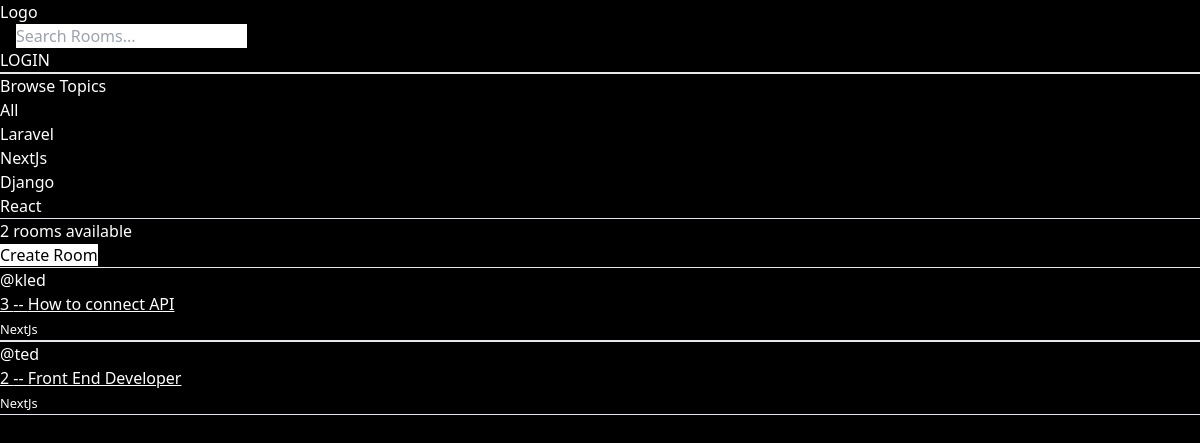
The app's page /?q=NextJs with its own data.
### base/models.py (models this page shows, shortened)
class Topic(models.Model):
    name = models.CharField(max_length=200)
    def __str__(self):
        return self.name

class Room(models.Model):
    host = models.ForeignKey(User, on_delete=models.SET_NULL, null=True)
    topic = models.ForeignKey(Topic, on_delete=models.SET_NULL, null=True)
    name = models.CharField(max_length=200)
    description = models.TextField(null=True, blank=True)
    updated = models.DateTimeField(auto_now=True)
    created = models.DateTimeField(auto_now_add=True)
    class Meta:
        ordering = ['-updated', '-created']

### base/views.py (the view)
# urls.py: path('', views.romr, name='home'),
def romr(request):
    q = request.GET.get('q') if request.GET.get('q') != None else ''
    rooms = Room.objects.filter(Q(topic__name__icontains=q) | Q(name__icontains=q) | Q(description__icontains=q))
    room_count = rooms.count()
    topics = Topic.objects.all()
    context = {'rooms': rooms, 'topics': topics, 'room_count': room_count}
    return render(request, 'base/home.html', context)

### base/templates/base/home.html (shortened to what this page needs)
{% extends 'main.html'%} {% block content %}
<div>
  <hr />
  <h3>Browse Topics</h3>
  <div>
    <div>
      <a href="{% url 'home' %}">All</a>
    </div>
    {% for topic in topics%}
    <div>
      <a href="{% url 'home' %}?q={{topic.name}}">{{topic}}</a>
    </div>
    {% endfor %}
  </div>
  <hr />
</div>
<h5>
  {{room_count}} {% if room_count > 1 %} rooms available {%else %} room
  available {% endif %}
</h5>
<a class="text-black bg-white" href="{% url 'create-room' %}">Create Room</a>
{% if rooms%} {% for room in rooms %}
<div>
  <hr />
  <span>@{{room.host.username}}</span>
  <a href="{% url 'room' room.id %}" class="underline">
    <h3>{{room.id}} -- {{room.name}}</h3>
  </a>
  <small>{{room.topic.name}}</small>
  <hr />
</div>
{% endfor %} {%endif%} {% endblock %}

### records on screen
Topic: name "Laravel"
Topic: name "NextJs"
Topic: name "Django"
Topic: name "React"
Room: host.username "kled", id "3", name "How to connect API", topic.name "NextJs"
Room: host.username "ted", id "2", name "Front End Developer", topic.name "NextJs"

### other values on screen
{{ room_count }} "2"
